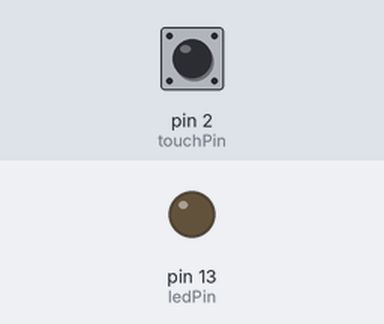
This sketch was run on a simulated Arduino Uno, built with avr-gcc and run on an emulated ATmega328P. Parts: output pins drawn as LEDs (lit = HIGH). The inputs (shaded band) are chosen by the test bench; at power-on: pin 2 (touchPin) LOW.

Above: at 1.2 s.
1.3 s: pin 2 (touchPin) pulled HIGH for 0.15 s
At 1.37 s:
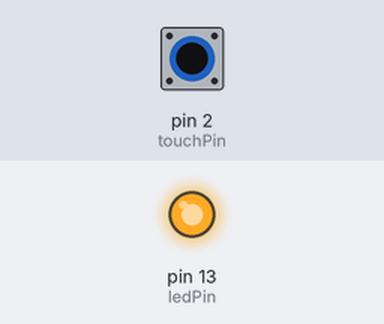
2.9 s: pin 2 (touchPin) pulled HIGH for 3.2 s
At 6.5 s:
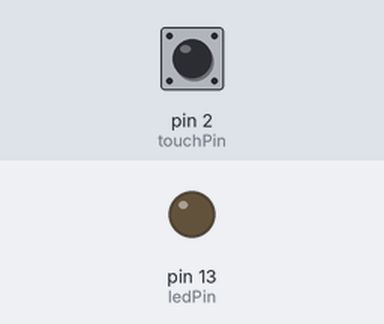
Timing chart, 0 to 8.0 s (numbered marks = the images above; inputs shaded):
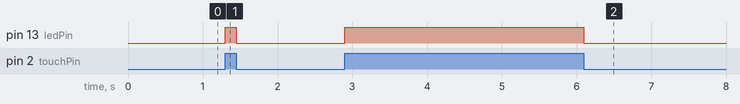

The sketch:

TOUCH_SENSOR.ino
```cpp
/*
Touch Sensor Test

This example shows how to use the touch sensor to turn on and off an LED.

method:
* The touch sensor is connected to digital pin 2.
* When the touch sensor is touched, the LED turns on.
* When the touch sensor is not touched, the LED turns off.

Components:
* 1 x Arduino Uno
* 1 x Touch Sensor
* 1 x LED
* 1 x 220 ohm resistor
* 1 x Breadboard

Connections:
* Connect the touch sensor to digital pin 2.
* Connect the LED to digital pin 13.
* Connect the long leg of the LED to ground through a 220 ohm resistor.


*/

const int touchPin = 2;  // touch sensor connected to digital pin 2
const int ledPin = 13;   // LED connected to digital pin 13

void setup() {
  pinMode(touchPin, INPUT);
  pinMode(ledPin, OUTPUT);
}

void loop() {
  if (digitalRead(touchPin) == HIGH) {
    digitalWrite(ledPin, HIGH);
  } else {
    digitalWrite(ledPin, LOW);
  }
}
```

Measured:
- after the input at 1.3 s, pin 13 (ledPin): LOW → HIGH at once, → LOW 0.15 s later
- after the input at 2.9 s, pin 13 (ledPin): LOW → HIGH at once, → LOW 3.2 s later
